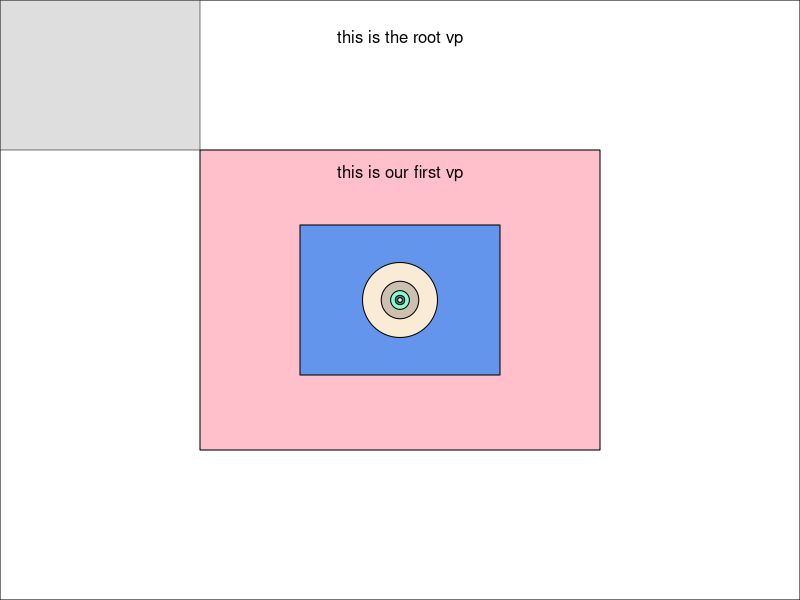

This figure's R source: (Note: this script raises an error after producing the figure.)
## ---- chunk 1
## this is needed to keep the graphical device open so that we can build 
## our layered grid figure
knitr::opts_knit$set(global.device = TRUE)
## ---- chunk 2
library(grid)
grid.newpage() # open a new (ie empty) 'root' viewport

grid.rect()
grid.text("this is the root vp", x = 0.5, y = 0.95, 
          just = c("centre", "top"))

our_first_vp <- viewport(x = 0.5, y = 0.5, 
                         height = 0.5, width = 0.5,
                         just = c("centre", "centre"))

pushViewport(our_first_vp)

grid.rect(gp = gpar(fill = "pink"))
grid.text("this is our first vp", x = 0.5, y = 0.95, 
          just = c("centre", "top"))
## ---- chunk 3
our_first_vp <- viewport(x = 0.5, y = 0.5, 
                         height = 0.5, width = 0.5,
                         just = c("centre", "centre"))

pushViewport(our_first_vp)

grid.rect(gp = gpar(fill = "cornflowerblue"))
## ---- chunk 4
for (i in 1:5) {
  our_first_vp <- viewport(x = 0.5, y = 0.5, 
                           height = 0.5, width = 0.5,
                           just = c("centre", "centre"))
  
  pushViewport(our_first_vp)
  
  grid.circle(gp = gpar(fill = colors()[i*3]))
}
## ---- chunk 5
upViewport(7)

current.viewport()
## ---- chunk 6
top_left_vp <- viewport(x = 0.25, y = 0.75, 
                        height = 0.25, width = 0.25,
                        just = c("right", "bottom"))

pushViewport(top_left_vp)

grid.rect(gp = gpar(fill = "grey", alpha = 0.5))
## ---- chunk 7
## close the graphical device again
knitr::opts_knit$set(global.device = FALSE)
invisible(dev.off())
## ---- chunk 8

p1_lattice <- xyplot(price ~ carat, data = diamonds)
p2_lattice <- histogram(~ price, data = diamonds)

p1_ggplot <- ggplot(aes(x = carat, y = price), data = diamonds) +
  geom_point()
p2_ggplot <- ggplot(diamonds, aes(x = price)) +
  geom_histogram()

### clear plot area
grid.newpage()

### define first plotting region (viewport)
vp1 <- viewport(x = 0, y = 0, 
                height = 0.5, width = 0.5,
                just = c("left", "bottom"),
                name = "lower left")

### enter vp1 
pushViewport(vp1)

### show the plotting region (viewport extent)
grid.rect()

### plot a plot - needs to be printed (and newpage set to FALSE)!!!
print(p1_lattice, newpage = FALSE)

### leave vp1 - up one level (into root vieport)
upViewport(1)

### define second plot area
vp2 <- viewport(x = 1, y = 0, 
                height = 0.5, width = 0.5,
                just = c("right", "bottom"),
                name = "lower right")

### enter vp2
pushViewport(vp2)

### show the plotting region (viewport extent)
grid.rect()

### plot another plot
print(p2_lattice, newpage = FALSE)

### leave vp2
upViewport(1)


vp3 <- viewport(x = 0, y = 1, 
                height = 0.5, width = 0.5,
                just = c("left", "top"),
                name = "upper left")

pushViewport(vp3)

### show the plotting region (viewport extent)
grid.rect()

print(p1_ggplot, newpage = FALSE)

upViewport(1)


vp4 <- viewport(x = 1, y = 1, 
                height = 0.5, width = 0.5,
                just = c("right", "top"),
                name = "upper right")

pushViewport(vp4)

### show the plotting region (viewport extent)
grid.rect()

print(p2_ggplot, newpage = FALSE)

upViewport(1)
## ---- chunk 9
my_theme <- trellis.par.get()
my_theme$strip.background$col <- "grey80"
my_theme$plot.symbol$pch <- 16
my_theme$plot.symbol$col <- "grey60"
my_theme$plot.polygon$col <- "grey90"

scatter_lattice <- xyplot(price ~ carat | cut, 
                          data = diamonds, 
                          panel = function(x, y, ...) {
                            panel.xyplot(x, y, ...)
                            lm1 <- lm(y ~ x)
                            lm1sum <- summary(lm1)
                            r2 <- lm1sum$adj.r.squared
                            panel.text(labels = 
                                         bquote(italic(R)^2 == 
                                                  .(format(r2, 
                                                           digits = 3))),
                                       x = 4, y = 1000)
                            panel.smoother(x, y, method = "lm", 
                                           col = "black", 
                                           col.se = "black",
                                           alpha.se = 0.3)
                            },
                          xscale.components = xscale.components.subticks,
                          yscale.components = yscale.components.subticks,
                          as.table = TRUE)

l_sc <- update(scatter_lattice, par.settings = my_theme)
xy <- kde2d(x = diamonds$carat, y = diamonds$price, n = 100) 
xy_tr <- con2tr(xy)
offset <- max(xy_tr$z) * 0.2
z_range <- seq(min(xy_tr$z), max(xy_tr$z) + offset, offset * 0.01)

l_sc <- update(scatter_lattice, aspect = 1, par.settings = my_theme, 
               between = list(x = 0.3, y = 0.3),
               panel=function(x,y) {
                 xy <- kde2d(x,y, n = 100) 
                 xy_tr <- con2tr(xy)                 
                 panel.levelplot(xy_tr$x, xy_tr$y, xy_tr$z, asp = 1,
                                 subscripts = seq(nrow(xy_tr)), 
                                 contour = FALSE, region = TRUE, 
                                 col.regions = c("white", 
                                                 rev(clrs_hcl(10000))),
                                 at = z_range)
                 lm1 <- lm(y ~ x)
                 lm1sum <- summary(lm1)
                 r2 <- lm1sum$adj.r.squared
                 panel.abline(a = lm1$coefficients[1], 
                              b = lm1$coefficients[2])
                 panel.text(labels = 
                              bquote(italic(R)^2 == 
                                       .(format(r2, digits = 3))),
                            x = 4, y = 1000)
                 #panel.xyplot(x,y) 
                 } 
               ) 


grid.newpage()
#grid.rect()
print(l_sc, newpage = FALSE)
#grid.rect()
downViewport(trellis.vpname(name = "figure"))
#grid.rect()
vp1 <- viewport(x = 1, y = 0, 
                height = 0.5, width = 0.3,
                just = c("right", "bottom"),
                name = "legend.vp")

pushViewport(vp1)
#grid.rect()

vp1_1 <- viewport(x = 0.2, y = 0.5, 
                  height = 0.7, width = 0.5,
                  just = c("left", "centre"),
                  name = "legend.key")

pushViewport(vp1_1)
#grid.rect()

key <- draw.colorkey(key = list(col = c("white", rev(clrs_hcl(10000))),
                                at = z_range), draw = TRUE)

seekViewport("legend.vp")
#grid.rect()
vp1_2 <- viewport(x = 1, y = 0.5, 
                  height = 1, width = 0.3,
                  just = c("right", "centre"),
                  name = "legend.text", angle = 0)

pushViewport(vp1_2)
#grid.rect()

grid.text("estimated point density", 
          x = 0, y = 0.5, rot = 270, 
          just = c("centre", "bottom"))

upViewport(3)

